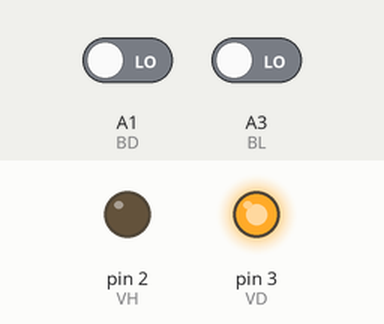
Simulated run of this sketch. Board: Arduino Uno, built with avr-gcc and run on an emulated ATmega328P. Shown: output pins drawn as LEDs (lit = HIGH). Inputs (shaded band) come from the test bench; at power-on: A3 (BL) LOW, A1 (BD) LOW.

Above: at 1.2 s.
1.3 s: A3 (BL) driven HIGH
At 2.0 s:
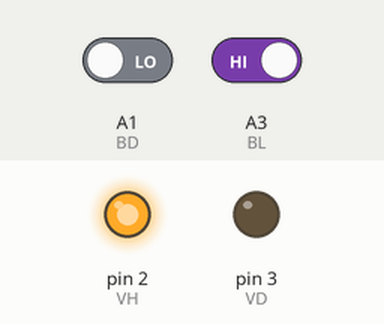
2.8 s: A1 (BD) driven HIGH
At 3.4 s:
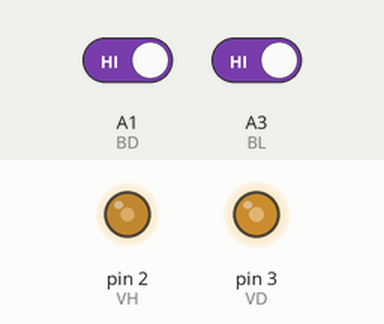
4.3 s: A1 (BD) driven LOW
At 5.3 s:
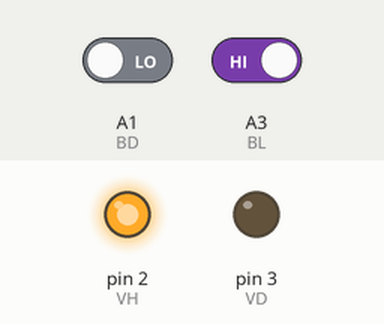
5.8 s: A1 (BD) driven HIGH
At 6.9 s:
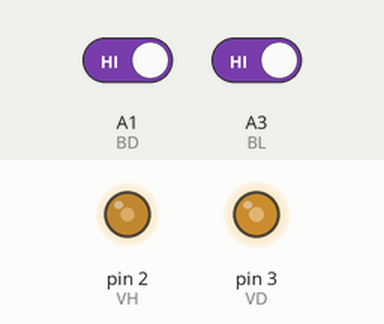
7.3 s: A3 (BL) driven LOW
At 8.8 s:
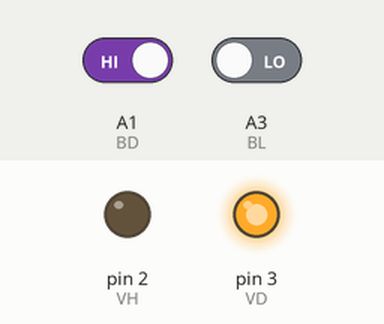
Timing chart, 0 to 9.8 s (numbered marks = the images above; inputs shaded):
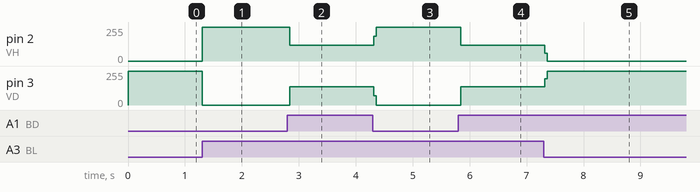

The sketch:

BotaoLigaDesliga.ino
```cpp
#define  BL A3

#define BD A1

//Saídas
#define VH 2
#define VD 3

//Variável
bool x;


void setup() {
  // put your setup code here, to run once:
  pinMode(VH, OUTPUT);
  pinMode(VD, OUTPUT);
}

void loop() {
// put your main code here, to run repeatedly:
  if(digitalRead(BL)==HIGH)
  x=1;
  if(x==1)
  {digitalWrite(VH, HIGH);
  digitalWrite(VD, LOW);
  }
  if(digitalRead(BD)==HIGH)
  x=0;
  if(x==0)
  {digitalWrite(VH, LOW);
  digitalWrite(VD, HIGH);}
}
```

Measured:
- after the input at 1.3 s, pin 2 (VH): 0/255 → 255/255 at once; pin 3 (VD): 255/255 → 0/255 at once
- after the input at 2.8 s, pin 2 (VH): 255/255 → 118/255 at once; pin 3 (VD): 0/255 → 137/255 at once
- after the input at 4.3 s, pin 2 (VH): 118/255 → 255/255 at once; pin 3 (VD): 137/255 → 0/255 at once
- after the input at 5.8 s, pin 2 (VH): 255/255 → 118/255 at once; pin 3 (VD): 0/255 → 137/255 at once
- after the input at 7.3 s, pin 2 (VH): 118/255 → 0/255 at once; pin 3 (VD): 137/255 → 255/255 at once
